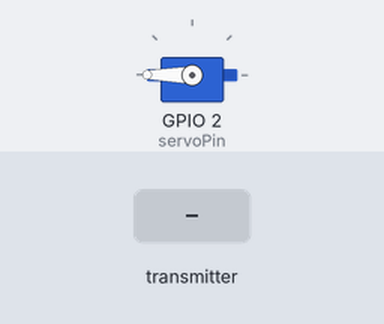
A sketch run on a simulated ESP8266 (NodeMCU). On the bench: servo. The inputs (shaded band) are chosen by the test bench. What the sketch prints to the serial monitor is not drawn.

Above: at 1.2 s.
1.3 s: the transmitter starts sending quandagle_the_third = 256
At 2.4 s:
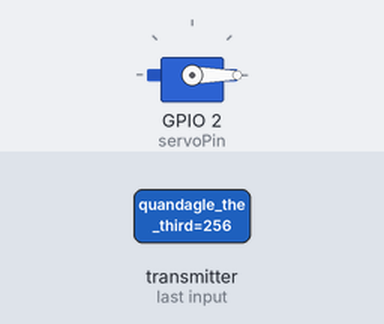
2.9 s: the transmitter starts sending quandagle_the_third = 0
At 4.1 s:
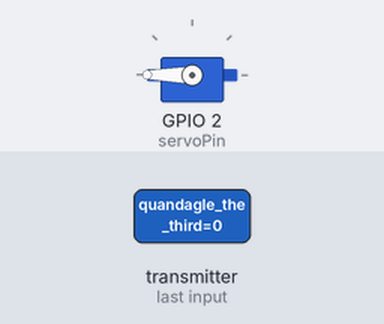
4.5 s: the transmitter starts sending quandagle_the_third = 512
At 6.0 s:
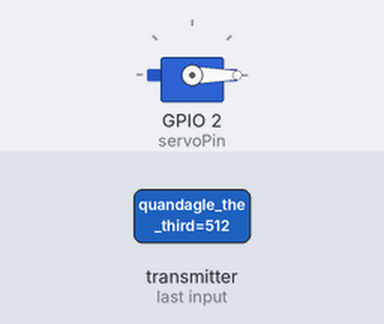
Timing chart, 0 to 7.5 s (numbered marks = the images above; inputs shaded):
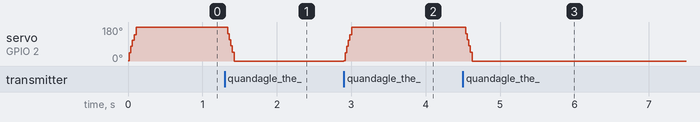

The sketch:

Receiver.ino
```cpp
#include <ESP8266WiFi.h>
#include <espnow.h>
#include <Servo.h>

// Data structure
typedef struct struct_message {
  int quandagle_the_third;
  int quandagle_the_forth;
} struct_message;

// create struct_message buttonData
struct_message buttonData;

int button1;
int button2;

float servoPos = 0;
Servo servo;
int servoPin = 2;


// Callback function that will be executed when data is received
void OnDataRecv(uint8_t * mac, uint8_t *incomingData, uint8_t len) {
  memcpy(&buttonData, incomingData, sizeof(buttonData));
  /*Serial.print("Bytes received: ");
  Serial.println(len);
  Serial.print("Button 1");
  Serial.println();
  Serial.println(buttonData.quandagle_the_third);
  Serial.print("Button 2");
  Serial.println();
  Serial.println(buttonData.quandagle_the_forth);
  Serial.println();*/

  button1 = buttonData.quandagle_the_third;
  button2 = buttonData.quandagle_the_forth;
}
void setup() {
  // Initialize Serial Monitor
  Serial.begin(115200);

  servo.attach(servoPin);
  // Set device as a Wi-Fi Station
  WiFi.mode(WIFI_STA);

  // Init ESP-NOW and tell us if there is an error
  if (esp_now_init() != 0) {
    Serial.println("Error initializing ESP-NOW");
    return;
  }

  esp_now_set_self_role(ESP_NOW_ROLE_SLAVE);
  esp_now_register_recv_cb(OnDataRecv);
}

void loop() {
  if (button1 == 0 && servoPos < 199){
    servoPos+=1;
  }else if (button2 == 0 && servoPos > 0){
    servoPos-=1;
  }
  Serial.println(servoPos);
  servo.write(servoPos);
  delay(0.02);

}
```

Measured:
- after the input at 1.3 s, servo on GPIO 2 (servoPin): 180° → 0° at once
- after the input at 2.9 s, servo on GPIO 2 (servoPin): 0° → 180° at once
- after the input at 4.5 s, servo on GPIO 2 (servoPin): 180° → 0° at once
